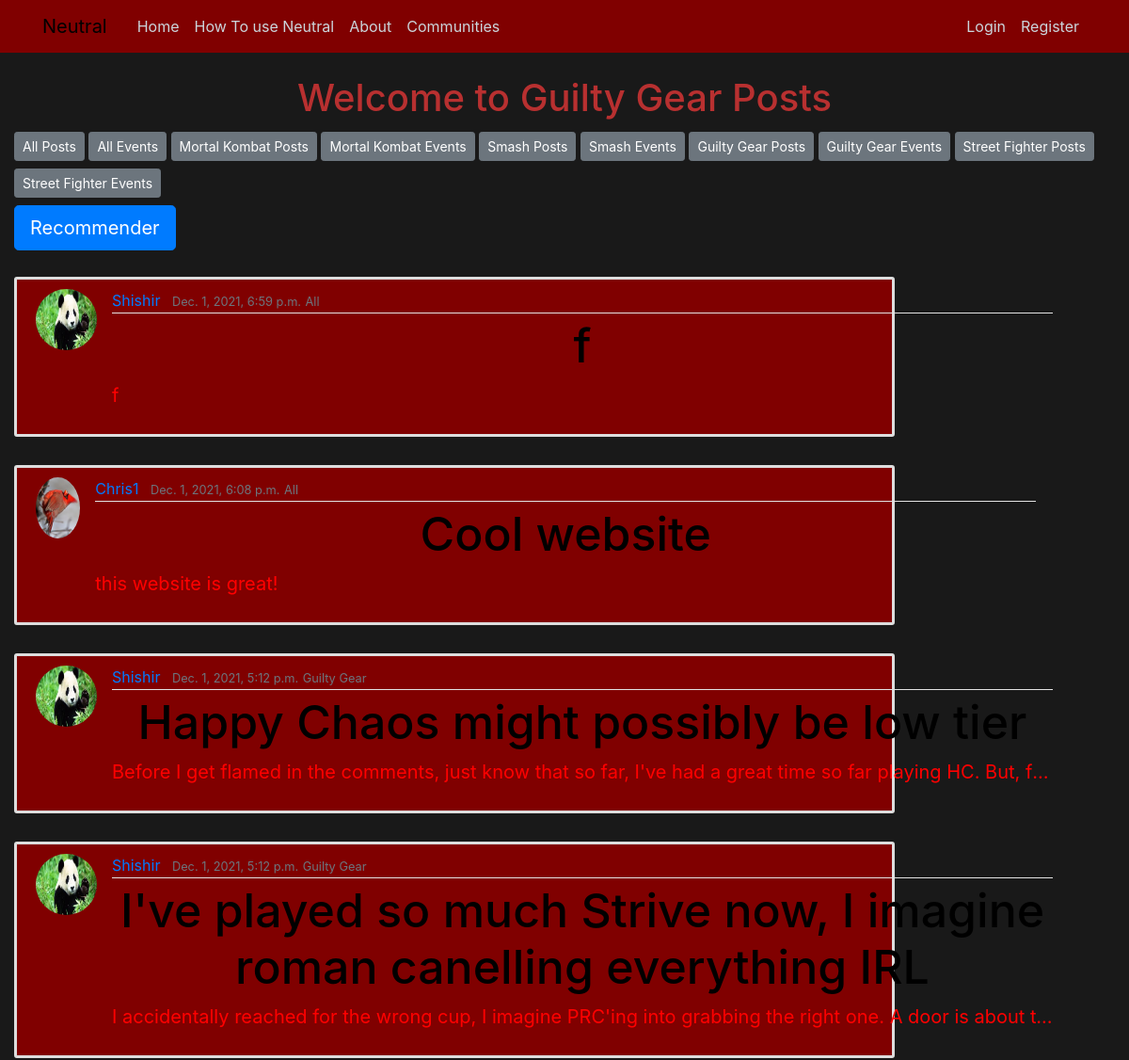
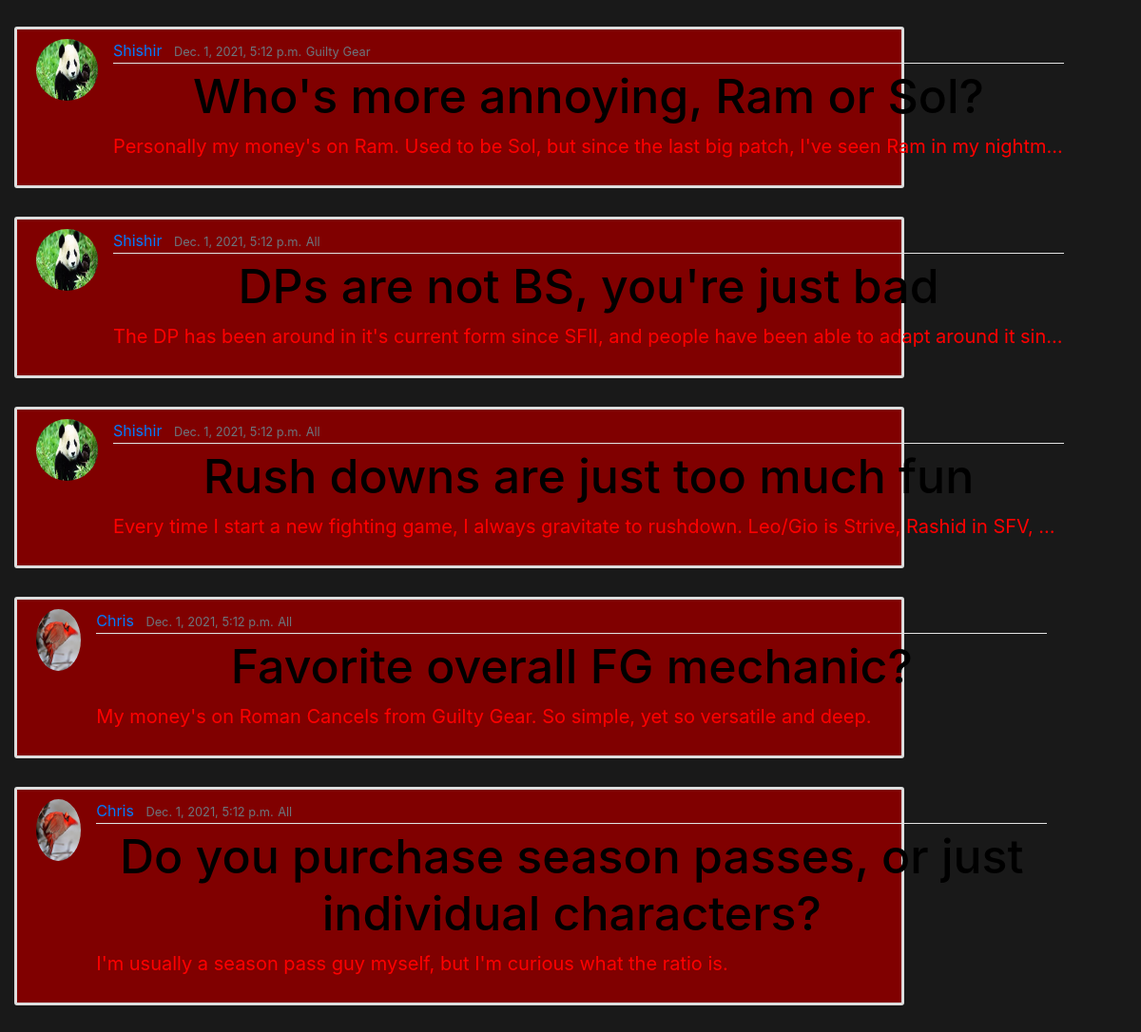
Page /communities/GuiltyGearPosts/ on the committed database (2 pictures, top to bottom).
### blog/models.py (models this page shows, shortened)
class Post(models.Model):
	title = models.CharField(max_length=200)
	content = models.TextField()
	date_posted = models.DateTimeField(default= timezone.now)
	author = models.ForeignKey(User, on_delete=models.CASCADE)
	community = models.CharField(max_length=20 ,choices=COMMUNITY_CHOICES, default='All')
	dislikes = models.ManyToManyField(User, related_name = 'post_dislikes')
	likes = models.ManyToManyField(User, related_name = 'post_likes')
	image = models.ImageField(null=True, blank=True, upload_to = "post-images/")

### users/models.py (models this page shows, shortened)
class Profile(models.Model):
	user = models.OneToOneField(User, on_delete=models.CASCADE)
	image = models.ImageField(default='default.jpg', upload_to = 'profile_pics')

### communities/views.py (the view)
# urls.py: path('GuiltyGearPosts/', GGPosts, name = 'GG-posts'),
def GGPosts(request):
	context = {
		'posts': Post.objects.filter(Q(community = 'Guilty Gear') | Q(community='All')).order_by('-date_posted').all()
	}
	return render(request, 'communities/GG-posts.html', context)

### communities/templates/communities/GG-posts.html (shortened to what this page needs)
{% extends "communities/base.html"%}
{% block content %}
<h1>Welcome to Guilty Gear Posts</h1>
    <a class = "btn btn-secondary btn-sm mt-1 mb-1"href="{% url 'All-posts' %}">All Posts</a>
	<a class = "btn btn-secondary btn-sm mt-1 mb-1"href="{% url 'All-events' %}">All Events</a>
    <a class = "btn btn-secondary btn-sm mt-1 mb-1"href="{% url 'MK-posts' %}">Mortal Kombat Posts</a>
	<a class = "btn btn-secondary btn-sm mt-1 mb-1"href="{% url 'MK-events' %}">Mortal Kombat Events</a>
    <a class = "btn btn-secondary btn-sm mt-1 mb-1"href="{% url 'Smash-posts' %}">Smash Posts</a>
	<a class = "btn btn-secondary btn-sm mt-1 mb-1"href="{% url 'Smash-events' %}">Smash Events</a>
    <a class = "btn btn-secondary btn-sm mt-1 mb-1"href="{% url 'GG-posts' %}">Guilty Gear Posts</a>
	<a class = "btn btn-secondary btn-sm mt-1 mb-1"href="{% url 'GG-events' %}">Guilty Gear Events</a>
    <a class = "btn btn-secondary btn-sm mt-1 mb-1"href="{% url 'SF-posts' %}">Street Fighter Posts</a>
	<a class = "btn btn-secondary btn-sm mt-1 mb-1"href="{% url 'SF-events' %}">Street Fighter Events</a>
    <br>
    <a class = "btn btn-primary btn-lg mt-1 mb-1"href="{% url 'recommender' %}">Recommender</a>
    <br>
    <br>
    {% for post in posts %}
		<article class="media content-section">
		  <img class = "rounded-circle article-img" src = "{{post.author.profile.image.url}}">
		  <div class="media-body">
		    <div class="article-metadata">
		      <a class="mr-2" href="{% url 'user-posts' post.author.username %}">{{ post.author }}</a>
		      <small class="text-muted">{{ post.date_posted }}</small>
		      <small class="text-muted">{{ post.community }}</small>
		    </div>
		    <h2><a class="article-title" href="{% url 'post-detail' post.id%}">{{ post.title }}</a></h2>
		    <p class="article-content">{{ post.content }}</p>
		  </div>
		</article>
	{% endfor %}
{% endblock content%}

### blog/static/blog/main.css (style rules this page uses)
body { background: rgba(0, 0, 0, 0.9); color: rgb(184, 48, 48); margin-top: 5rem; }
h1, h2, h3, h4, h5, h6 { text-align: center; color: rgb(184, 48, 48); }
.content-section { background: maroon; padding: 10px 20px; border: 3px solid #dddddd; border-radius: 3px; margin-bottom: 30px; width: 80%; }
.article-title { color: black; font-size: 50px; }
.article-content { white-space: nowrap; width: 1000px; overflow: hidden; text-overflow: ellipsis; color: red; font-size: 20px; }
.article-img { height: 65px; width: 65px; margin-right: 16px; }
.article-metadata { padding-bottom: 1px; margin-bottom: 4px; border-bottom: 1px solid #e3e3e3 }
img { padding: 0; display: block; margin: 0 auto auto 0; height: 200px; width: 200px; max-height: 200px; max-width: 200px; }

### rows in the picture
Post: author.profile.image (picture), author "Shishir", date_posted "Dec. 1, 2021, 6:59 p.m.", community "All", title "f", content "f"
Post: author.profile.image (placeholder picture), author "Chris1", date_posted "Dec. 1, 2021, 6:08 p.m.", community "All", title "Cool website", content "this website is great!"
Post: author.profile.image (picture), author "Shishir", date_posted "Dec. 1, 2021, 5:12 p.m.", community "Guilty Gear", title "Happy Chaos might possibly be low tier", content "Before I get flamed in the comments, just know that so far, I've had a great time so far playing HC. But, f…"
Post: author.profile.image (picture), author "Shishir", date_posted "Dec. 1, 2021, 5:12 p.m.", community "Guilty Gear", title "I've played so much Strive now, I imagine roman canelling everything IRL", content "I accidentally reached for the wrong cup, I imagine PRC'ing into grabbing the right one. A door is about t…"
Post: author.profile.image (picture), author "Shishir", date_posted "Dec. 1, 2021, 5:12 p.m.", community "Guilty Gear", title "Who's more annoying, Ram or Sol?", content "Personally my money's on Ram. Used to be Sol, but since the last big patch, I've seen Ram in my nightm…"
Post: author.profile.image (picture), author "Shishir", date_posted "Dec. 1, 2021, 5:12 p.m.", community "All", title "DPs are not BS, you're just bad", content "The DP has been around in it's current form since SFII, and people have been able to adapt around it sin…"
Post: author.profile.image (picture), author "Shishir", date_posted "Dec. 1, 2021, 5:12 p.m.", community "All", title "Rush downs are just too much fun", content "Every time I start a new fighting game, I always gravitate to rushdown. Leo/Gio is Strive, Rashid in SFV,…"
Post: author.profile.image (placeholder picture), author "Chris", date_posted "Dec. 1, 2021, 5:12 p.m.", community "All", title "Favorite overall FG mechanic?", content "My money's on Roman Cancels from Guilty Gear. So simple, yet so versatile and deep."
Post: author.profile.image (placeholder picture), author "Chris", date_posted "Dec. 1, 2021, 5:12 p.m.", community "All", title "Do you purchase season passes, or just individual characters?", content "I'm usually a season pass guy myself, but I'm curious what the ratio is."
